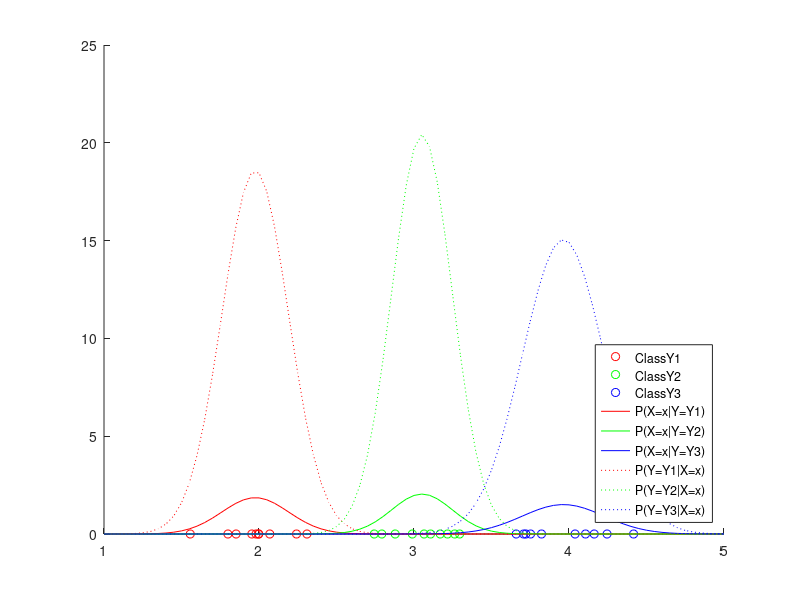
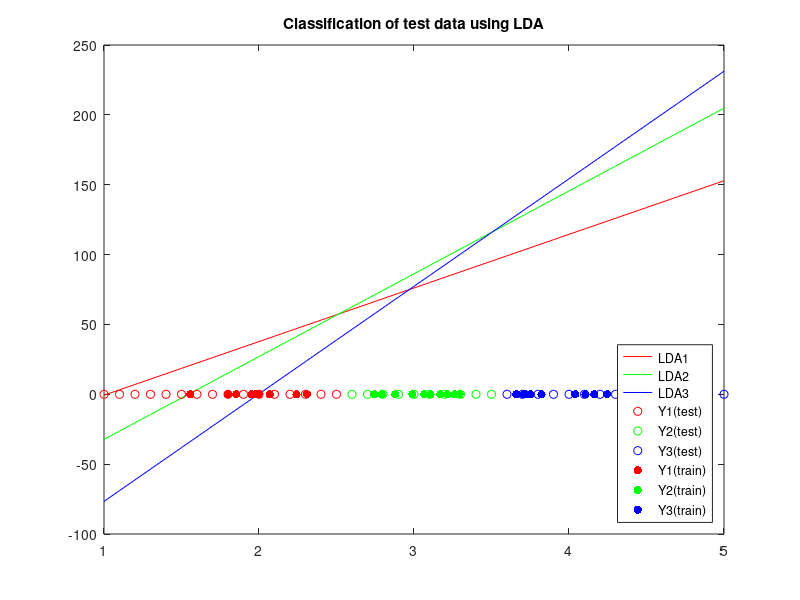

Source code (MATLAB) for these figures, in order:
t1=normrnd(2,.2,10,1);%Column of 10 data points each
t2=normrnd(3,.2,10,1);
t3=normrnd(4,.2,10,1);
tr_row=[t1'; t2'; t3'];
train=[t1;t2;t3];%column of data points
x=1:0.05:5;
test=(1:0.1:5)';%test column data
z=zeros(1,10);
scatter(t1,z,'r');
hold on;
scatter(t2,z,'g');
scatter(t3,z,'b');
u1=mean(t1);
sig1=std(t1);
u2=mean(t2);
sig2=std(t2);
u3=mean(t3);
sig3=std(t3);
Y1=normpdf(x,u1,sig1);
Y2=normpdf(x,u2,sig2);
Y3=normpdf(x,u3,sig3);
a1=Y1.*(length(t1));
a2=Y2.*(length(t2));
a3=Y3.*(length(t3));
res=plot(x,Y1,'r',x,Y2,'g',x,Y3,'b',x,a1,'r:',x,a2,'g:',x,a3,'b:');
legend('ClassY1','ClassY2','ClassY3','P(X=x|Y=Y1)','P(X=x|Y=Y2)','P(X=x|Y=Y3)','P(Y=Y1|X=x)','P(Y=Y2|X=x)','P(Y=Y3|X=x)','Location','SouthEast');
hold off;
pi1=length(t1)/length(train);
pi2=length(t2)/length(train);
pi3=length(t3)/length(train);
cov=0;
u=[u1 u2 u3];
for i=1:3%Did it in this way since data is one-dimensional
    cov=cov+sum((tr_row(i,:)-u(i)).^2);
end
cov=cov/(length(train)-3);
figure;
%color coded plot of test data
disc1=test.*(1/cov)*u1-.5*u1*(1/cov)*u1+log(pi1);%LDAtest 1
disc2=test.*(1/cov)*u2-.5*u2*(1/cov)*u2+log(pi2);%LDAtest 2
disc3=test.*(1/cov)*u3-.5*u3*(1/cov)*u3+log(pi3);%LDAtest 3
plot(test,disc1,'r',test,disc2,'g',test,disc3,'b');%plot of LDAs
disc=[disc1 disc2 disc3];
hold on;
test1=[];
test2=[];
test3=[];
for i=1:length(test)
[~,j]=max(disc(i,:));
 if j==1
 test1=[test1 test(i)];
 end
 if j==2
 test2=[test2 test(i)];
 end
 if j==3
 test3=[test3 test(i)];
 end
end
scatter(test1,zeros(1,size(test1,2)),'r');
scatter(test2,zeros(1,size(test2,2)),'g');
scatter(test3,zeros(1,size(test3,2)),'b');
scatter(t1,zeros(1,length(t1)),'r','fill');
scatter(t2,zeros(1,length(t2)),'g','fill');
scatter(t3,zeros(1,length(t3)),'b','fill');
legend('LDA1','LDA2','LDA3','Y1(test)','Y2(test)','Y3(test)','Y1(train)','Y2(train)','Y3(train)','Location','SouthEast');
title('Classification of test data using LDA');